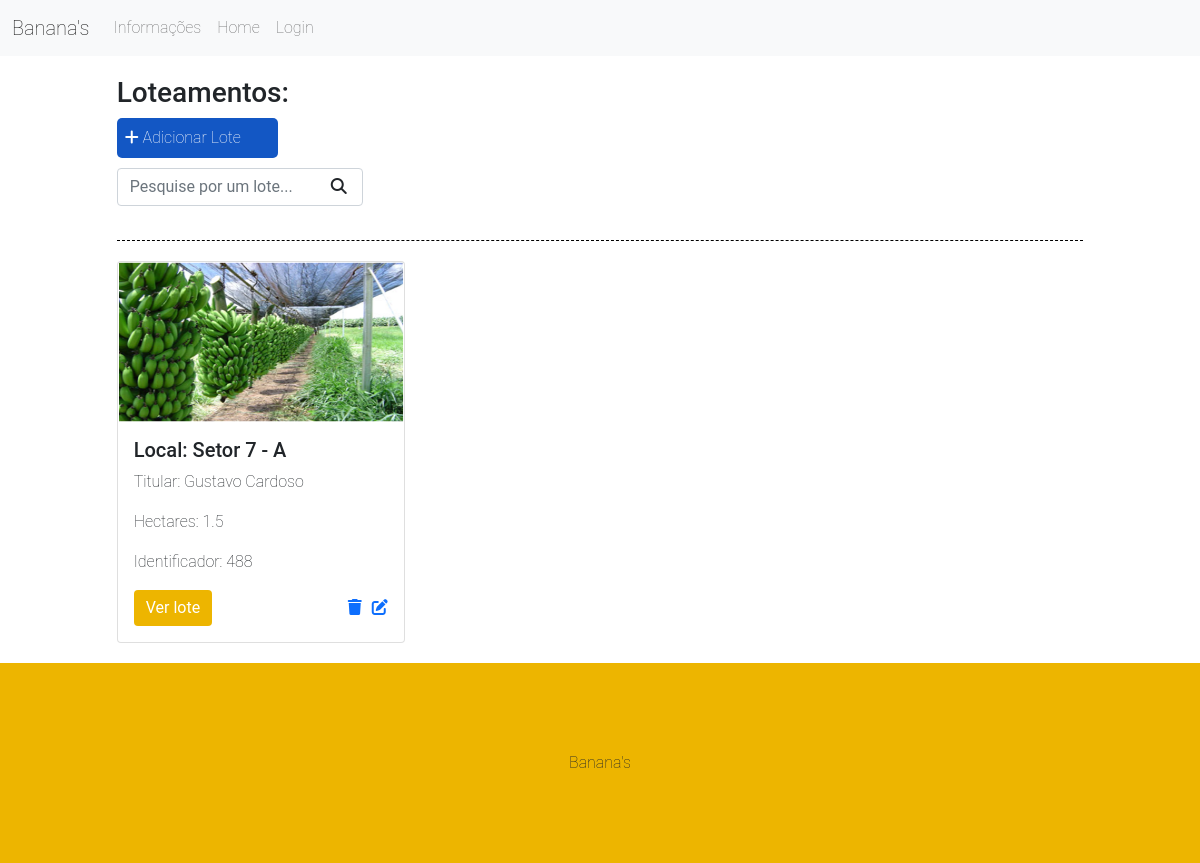
The page / on the database its author committed.
### bananas/models.py (models this page shows)
class Lots(models.Model):
    nome_titular = models.CharField(max_length=255)
    local = models.CharField(max_length=255)
    hectares = models.FloatField()
    numero = models.IntegerField()
    img = models.ImageField(default='img/lote.png')

### bananas/views.py (the view)
# urls.py: path('', views.listLots, name='Lotes'),
def listLots(request):
    if request.method == 'POST':
        form = LotForm(request.POST)
        if form.is_valid():
            form.save()
            return redirect('/')
        else:
            form = LotForm()
            return render(request, 'partials/list-lots.html', {'form': form})
    else:
        form = LotForm()
        search = request.GET.get('search')
        if search:
            lots = Lots.objects.filter(local__icontains=search)
        else:
            lots = Lots.objects.all()
        return render(request, 'partials/list-lots.html', {'lots':lots, 'form': form})

### bananas/forms.py
class LotForm(forms.ModelForm):
    class Meta:
        model = Lots
        fields = ('nome_titular', 'local', 'hectares', 'numero')

### bananas/templates/partials/list-lots.html (shortened to what this page needs)
{% extends 'base.html'%}
{% block content %}
{% load static %}
<main>
<div class="offset-1 col-10 list-div">
    <h3>Loteamentos:</h3>
    <div>
        <div id="add-lot" class="col-2 add-div">
            <i class="fas fa-plus"></i> Adicionar Lote
        </div>
    </div>
    <div class="col-9 search-div">
        <form method="GET" id='search-form'>
            <input class="form-control" type="text" id="search" name="search" placeholder="Pesquise por um lote... " value="{{ request.GET.search }}">
            <i class="fa-solid fa-magnifying-glass" id="search-btn"></i>
        </form>
    </div>
    <div class="division"></div>
    <div class="list-lots">
        {% for lot in lots %}
            <div class="card" style="width: 18rem;">
                <img src="{% static 'img/lote.png' %}" class="card-img-top" alt="..." style="height: 10rem; ">
                <div class="card-body">
                    <h5 class="card-title">Local: {{lot.local}}</h5>
                    <p class="card-text">Titular: {{lot.nome_titular}}</p>
                    <p class="card-text">Hectares: {{lot.hectares}}</p>
                    <p class="card-text">Identificador: {{lot.numero}}</p>
                    <div class="lot-bottom">
                        <a href="/lot/{{lot.id}}" class="btn btn-primary">Ver lote</a>
                        <div class="options">
                            <span><a href="/deleteLot/{{lot.id}}"><i class="fas fa-trash"></i></a></span>
                            <span><a href="/edit/{{lot.id}}"><i class="fas fa-edit"></i></a></span>
                        </div>
                    </div>
                </div>
            </div>
        {% endfor %}
    </div>
</div>
</main>
{% endblock %}

### bananas/static/css/base.css (style rules this page uses)
body { margin: 0; padding: 0; box-sizing: border-box; font-family: "Roboto", sans-serif; font-weight: 100; font-style: normal; }
main { width: 100%; min-height: calc(100vh - 200px); display: flex; align-items: flex-start; justify-content: flex-start; flex-direction: column; padding: 20px; }
.search-div { display: flex; width: 100%; }
#search-btn { position: relative; left: 87%; bottom: 50%; cursor: pointer; }
.division { display: flex; height: 1px; width: 100%; border-bottom: 1px dashed #000; margin: 10px 0 20px 0; }
.list-lots { display: flex; justify-content: start; align-items: start; gap: 10px; flex-wrap: wrap; }
.btn-primary { background: #edb500; border: #edb500;; }
.add-div { background-color: #1357c4; cursor: pointer; display: inline-block; color: #fff; padding: 8px; border-radius: 5px; margin-right: 25px; margin-bottom: 10px; }
.lot-bottom { display: flex; align-items: center; justify-content: space-between; }
.options { display: flex; gap: 10px; }

### rows shown on the page
Lots: local "Setor 7 - A", nome_titular "Gustavo Cardoso", hectares "1.5", numero "488"
